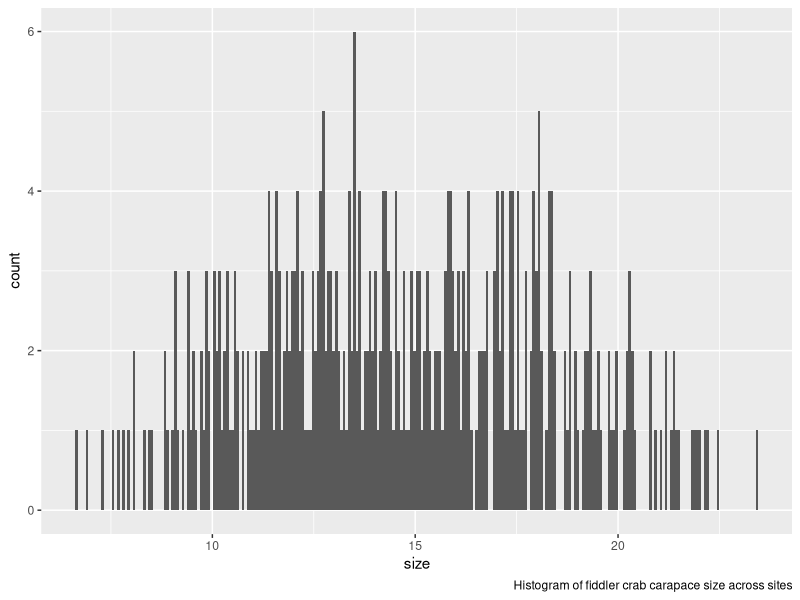
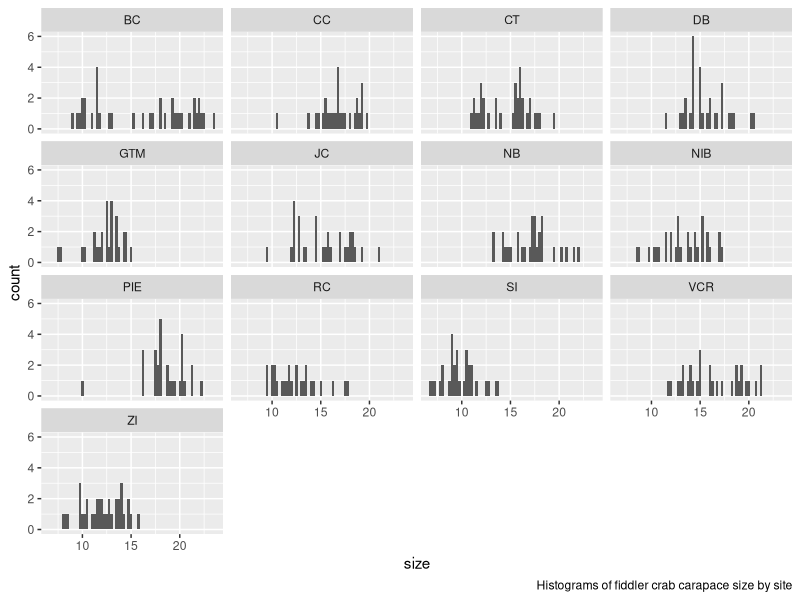
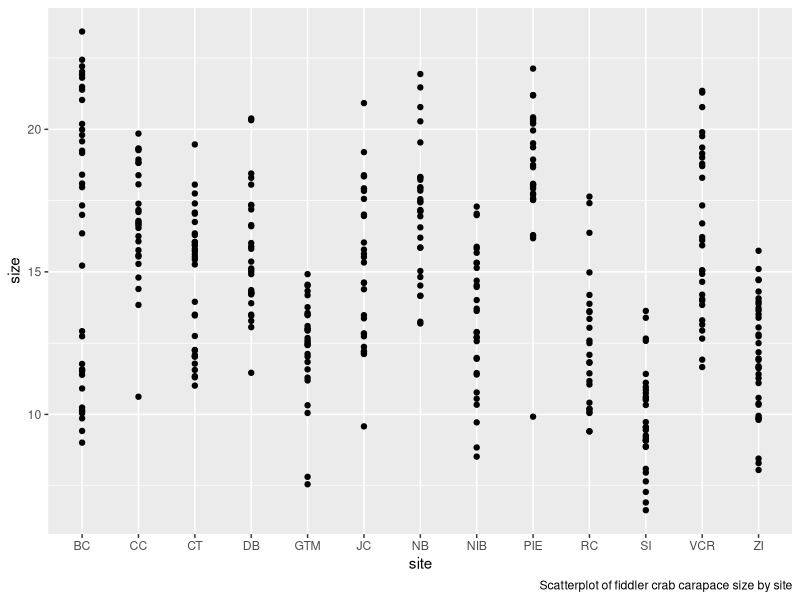
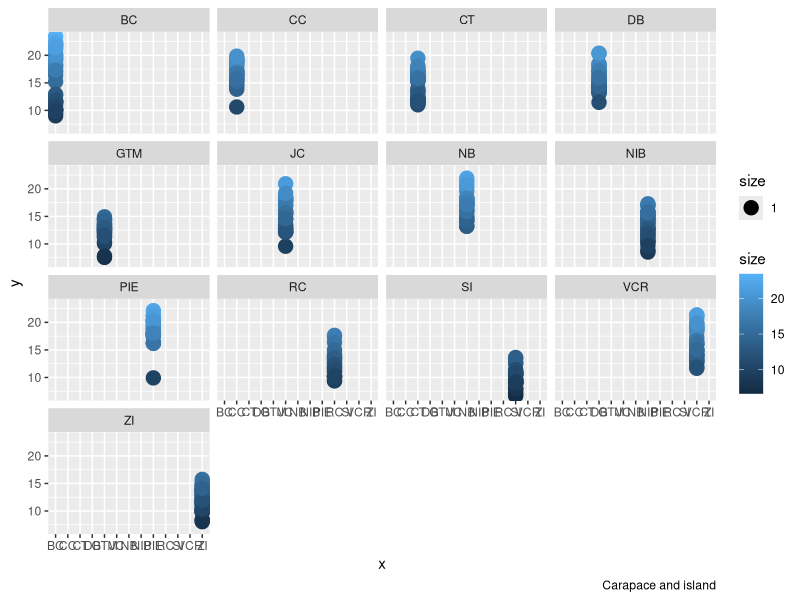

Here is the R script that generated these plots, in order:
## ---- chunk 1
library(here)
library(tidyverse)
library(viridis)
library(dplyr)

crab_data <- read.csv(here('Data/Raw/pie_crab.csv'))
## ---- chunk 2
#a. What is the mean fiddler crab carapace size?

mean(crab_data$size)
#The mean fiddler crab carapace size is 14.66

#b. What is the median fiddler crab carapace size?

median(crab_data$size)
#The median fiddler crab carapace size is 14.44

#c. What is the standard deviation in fiddler crab carapace size? 

sd(crab_data$size)
#The standard deviation in fiddler crab carapace size is 3.5
## ---- chunk 3
#a. Create histogram of fiddler crab carapace size
fig1 <- ggplot(data = crab_data, aes(x = size)) +
  geom_histogram(bins = 261, binwidth = 0.064) +
  labs(caption = 'Histogram of fiddler crab carapace size across sites')
print(fig1)

#To find the right number of bins I used 2n^1/3 or 2(392)^1/3,
#and for bin width I used range/#of bins

#b. Create histograms of fiddler crab carapace size for each of the 13 sites
fig2 <- ggplot(data = crab_data, aes(x = size)) +
  geom_histogram(bins=20, binwidth = 0.25) +
  facet_wrap(~site) +
  labs(caption = 'Histograms of fiddler crab carapace size by site')
print(fig2)
## ---- chunk 4
#a. Make a plot of your choice that follows the Golden Rules
fig3 <- ggplot(data = crab_data, aes(x = site, y = size)) +
  geom_point() +
  labs(caption = "Scatterplot of fiddler crab carapace size by site")
print(fig3)

#b. Create worst version of fig3
fig4 <- ggplot(
  data = crab_data, 
  aes(x = site, y = size, 
      color = size, size = 1 )) +
  geom_point() +
  facet_wrap(~site) +
  labs(caption = 'Carapace and island', x = 'x', y = 'y')
print(fig4)
